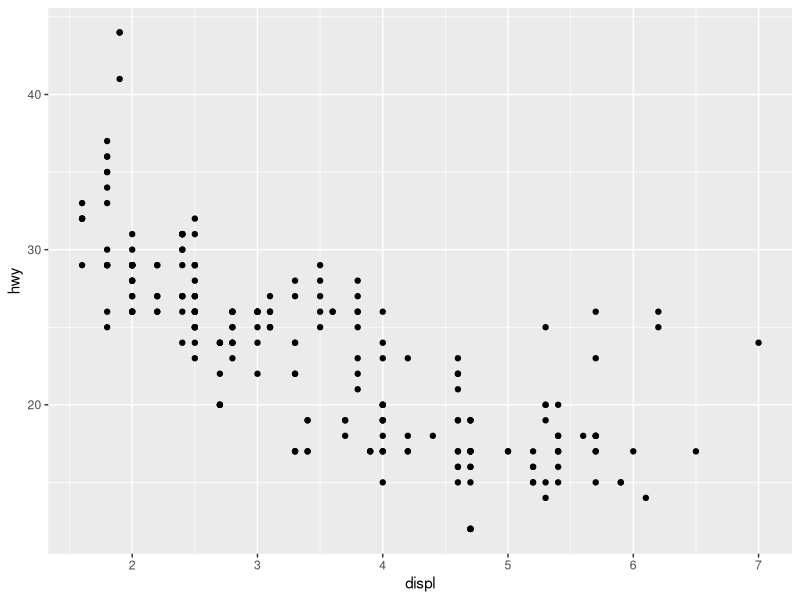

This figure's R source:
## ---- chunk 1
knitr::opts_chunk$set(echo = TRUE)
library(tidyverse)
## ---- chunk 2
summary(cars)

mpg

g <- ggplot(data = mpg, aes(x=displ, y=hwy))

g + geom_point()
